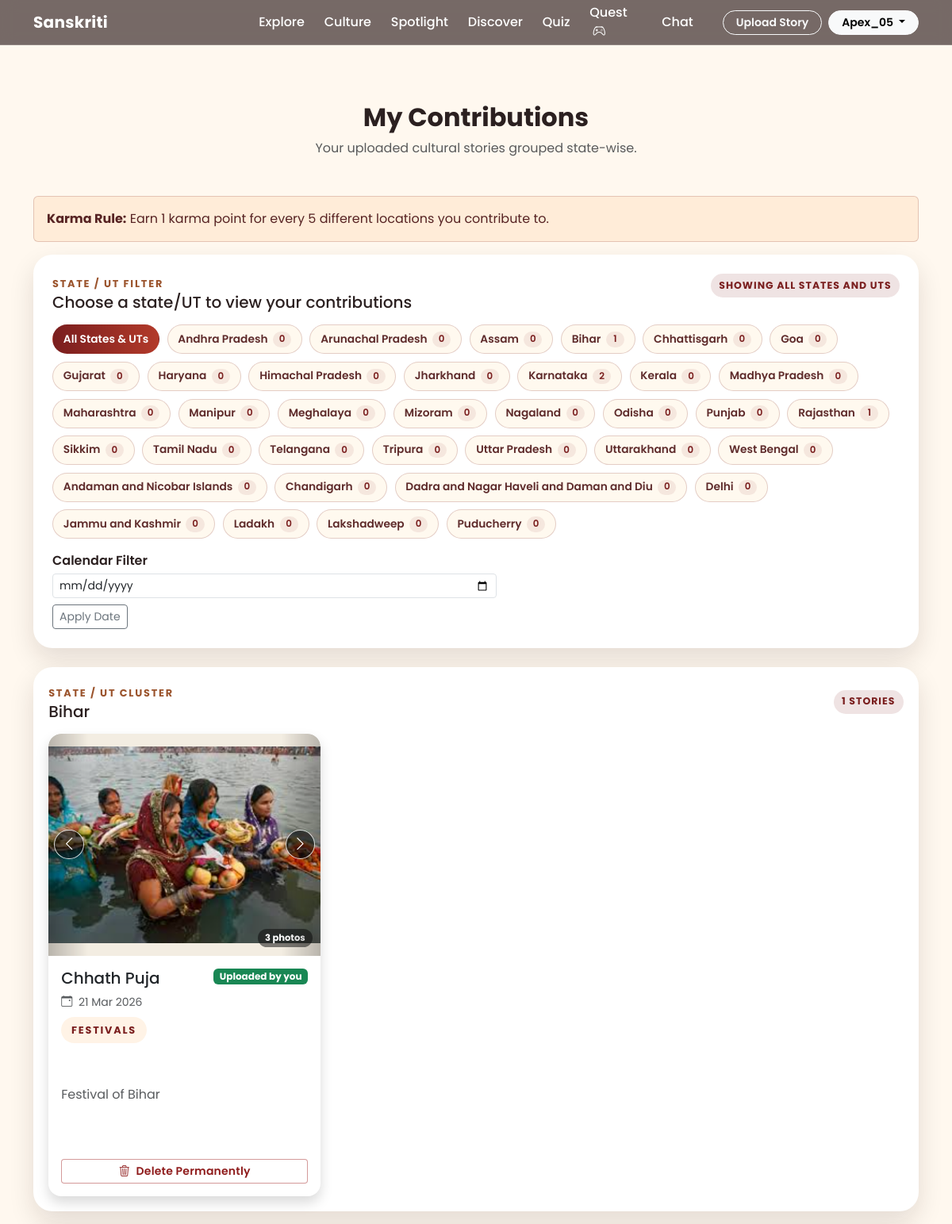
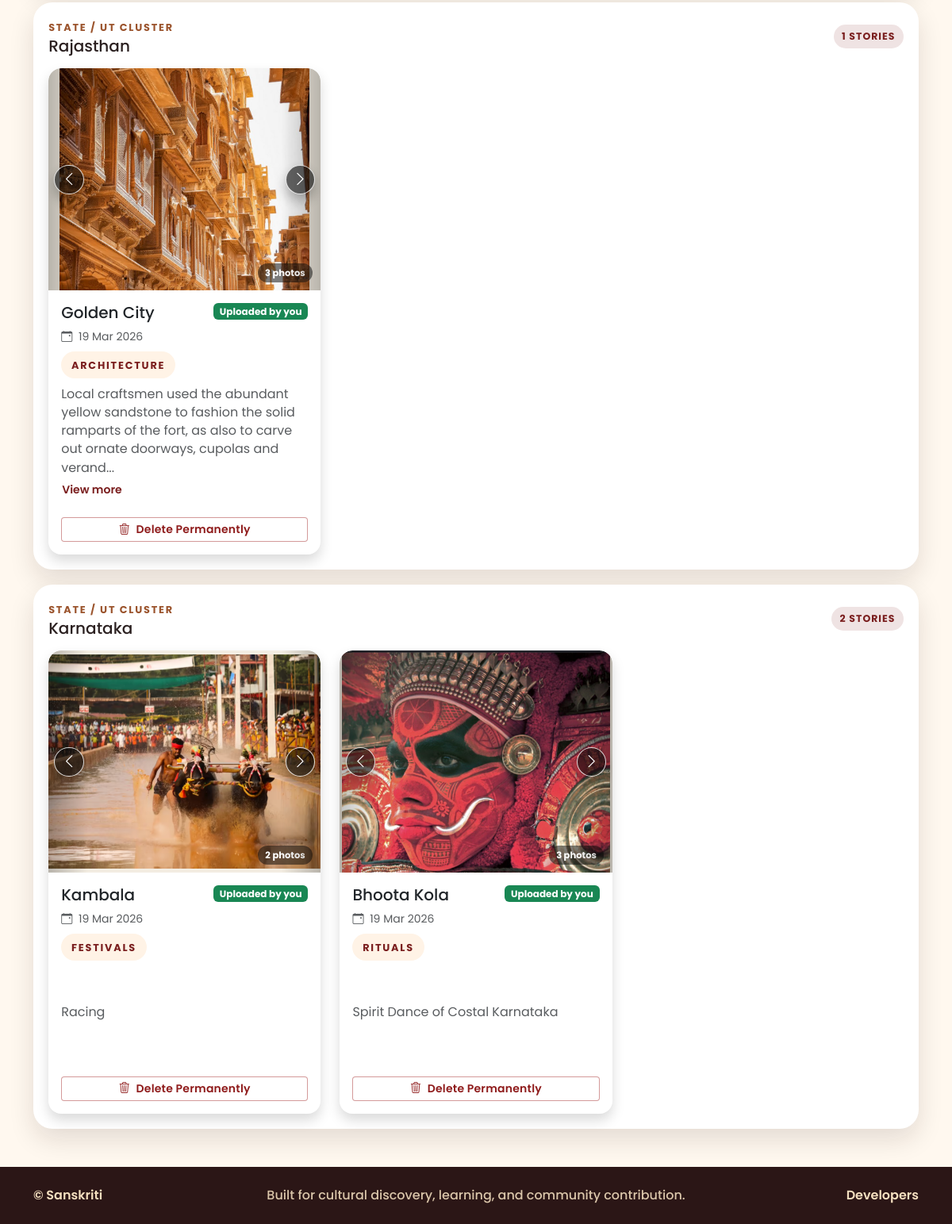
/my-posts/ (signed in), run on the app's committed database (2 pictures, top to bottom).
### core/models.py (models this page shows, shortened)
class CulturalPost(models.Model):
	author = models.ForeignKey(
		settings.AUTH_USER_MODEL,
		on_delete=models.CASCADE,
		related_name="cultural_posts",
	)
	title = models.CharField(max_length=150)
	category = models.CharField(max_length=60, db_index=True)
	categories = models.ManyToManyField(
		CulturalCategory,
		related_name="cultural_posts",
		blank=True,
	)
	description = models.TextField()
	image = models.ImageField(upload_to="uploads/cultural_posts/")
	latitude = models.DecimalField(max_digits=9, decimal_places=6, null=True, blank=True)
	longitude = models.DecimalField(max_digits=9, decimal_places=6, null=True, blank=True)
	location_name = models.CharField(max_length=200, blank=True, db_index=True)
	state_ut = models.CharField(max_length=80, blank=True, db_index=True)
	region_key = models.CharField(max_length=220, blank=True, db_index=True)
	karma_counted = models.BooleanField(default=False)
	upvote_count = models.PositiveIntegerField(default=0)
	created_at = models.DateTimeField(auto_now_add=True)
	class Meta:
		ordering = ["-created_at"]
		indexes = [
			models.Index(fields=["category", "created_at"], name="cpost_cat_created_idx"),
			models.Index(fields=["state_ut", "created_at"], name="cpost_state_created_idx"),
			models.Index(fields=["region_key", "created_at"], name="cpost_region_created_idx"),
		]
	def get_category_display_name(self):
		prefetched_categories = getattr(self, "_prefetched_objects_cache", {}).get("categories")
		if prefetched_categories is not None:
			for category in prefetched_categories:
				if category.slug == self.category:
					return category.name
		matched_category = self.categories.filter(slug=self.category).only("name").first()
		if matched_category:
			return matched_category.name
		return (self.category or "other").replace("_", " ").title()

class CulturalCategory(models.Model):
	slug = models.SlugField(max_length=60, unique=True)
	name = models.CharField(max_length=80, unique=True)
	description = models.CharField(max_length=255, blank=True)
	is_active = models.BooleanField(default=True)
	display_order = models.PositiveSmallIntegerField(default=0)
	class Meta:
		ordering = ["display_order", "name"]

### core/views.py (the view)
@login_required(login_url="login")
def my_posts(request):
    return _render_my_posts(request, state_slug="")

### core/templates/core/my_posts.html (shortened to what this page needs)
{% extends 'core/base.html' %}
{% block content %}
<section class="container py-5 mt-4 my-posts-page">
    <div class="text-center mb-5">
        {% if viewer_is_superuser %}
            <h2 class="fw-bold mb-2">All Contributions</h2>
            <p class="text-muted mb-0">Superuser view: cultural stories from all users, grouped state-wise.</p>
        {% else %}
            <h2 class="fw-bold mb-2">My Contributions</h2>
            <p class="text-muted mb-0">Your uploaded cultural stories grouped state-wise.</p>
        {% endif %}
    </div>
    <div class="alert alert-info my-posts-karma-banner" role="alert">
        <strong>Karma Rule:</strong>
        Earn 1 karma point for every {{ karma_region_threshold }} different locations you contribute to.
    </div>
    <div class="section-panel mb-4 discover-state-filters my-posts-state-filters">
        <div class="d-flex flex-wrap justify-content-between align-items-start gap-2 mb-3">
            <div>
                <span class="section-label">State / UT Filter</span>
                {% if viewer_is_superuser %}
                    <h2 class="h5 mb-0">Choose a state/UT to view all user contributions</h2>
                {% else %}
                    <h2 class="h5 mb-0">Choose a state/UT to view your contributions</h2>
                {% endif %}
            </div>
            <div class="d-flex flex-wrap gap-2">
                {% if selected_state %}
                    <span class="resource-badge mb-0">Showing {{ selected_state }}</span>
                {% else %}
                    <span class="resource-badge mb-0">Showing all states and UTs</span>
                {% endif %}
            </div>
        </div>
        <div class="state-filter-wrap">
            <a href="{% url 'my_posts' %}{% if selected_date %}?date={{ selected_date }}{% endif %}" class="state-filter-btn {% if not selected_state %}is-active{% endif %}">
                All States &amp; UTs
            </a>
            {% for state in state_filters %}
                <a href="{% url 'my_posts_by_state' state.slug %}{% if selected_date %}?date={{ selected_date }}{% endif %}" class="state-filter-btn {% if state.is_active %}is-active{% endif %}">
                    {{ state.name }}
                    <span>{{ state.count }}</span>
                </a>
            {% endfor %}
        </div>
        <form
            method="get"
            action="{% if selected_state_slug %}{% url 'my_posts_by_state' selected_state_slug %}{% else %}{% url 'my_posts' %}{% endif %}"
            class="date-filter-form mt-3"
        >
            <label class="form-label fw-semibold mb-1" for="myPostsDateFilter">Calendar Filter</label>
            <div class="date-filter-controls">
                <input type="date" id="myPostsDateFilter" name="date" value="{{ selected_date }}" class="form-control form-control-sm">
                <button type="submit" class="btn btn-sm btn-outline-secondary">Apply Date</button>
            </div>
        </form>
    </div>
    {% if location_groups %}
        <div class="my-posts-group-stack">
            {% for group in location_groups %}
                <article class="section-panel my-post-location-group">
                    <div class="d-flex flex-wrap justify-content-between align-items-center gap-2 mb-3">
                        <div>
                            <span class="section-label">State / UT Cluster</span>
                            <h3 class="h5 mb-0">{{ group.location }}</h3>
                        </div>
                        <span class="resource-badge mb-0">{{ group.post_count }} stories</span>
                    </div>
                    <div class="row g-4">
                        {% for post in group.posts %}
                            <div class="col-12 col-md-6 col-xl-4">
                                <div class="card h-100 shadow my-post-card border-0 rounded-4">
                                    <div id="myPostCarousel{{ post.id }}" class="carousel slide post-gallery-carousel" data-bs-interval="false" data-bs-touch="true">
                                        <div class="carousel-inner">
                                            {% for image in post.gallery_images %}
                                                <div class="carousel-item {% if forloop.first %}active{% endif %}">
                                                    <img src="{{ image.url }}" class="card-img-top my-post-image d-block w-100" alt="{{ post.title }}" loading="lazy">
                                                </div>
                                            {% endfor %}
                                        </div>
                                        {% if post.gallery_count > 1 %}
                                            <button class="carousel-control-prev post-gallery-control" type="button" data-bs-target="#myPostCarousel{{ post.id }}" data-bs-slide="prev" aria-label="Previous image">
                                                <span class="post-gallery-arrow" aria-hidden="true"><i class="bi bi-chevron-left"></i></span>
                                            </button>
                                            <button class="carousel-control-next post-gallery-control" type="button" data-bs-target="#myPostCarousel{{ post.id }}" data-bs-slide="next" aria-label="Next image">
                                                <span class="post-gallery-arrow" aria-hidden="true"><i class="bi bi-chevron-right"></i></span>
                                            </button>
                                            <span class="post-gallery-count">{{ post.gallery_count }} photos</span>
                                        {% endif %}
                                    </div>
                                    <div class="card-body d-flex flex-column">
                                        <div class="d-flex justify-content-between align-items-start mb-2">
                                            <h5 class="card-title mb-0 me-2">{{ post.title }}</h5>
                                            {% if post.viewer_is_author %}
                                                <span class="badge text-bg-success">Uploaded by you</span>
                                            {% else %}
                                                <span class="badge text-bg-secondary">By {{ post.author.username }}</span>
                                            {% endif %}
                                        </div>
                                        <p class="text-muted small mb-2">
                                            <i class="bi bi-calendar-event me-1"></i>
                                            {{ post.created_at|date:"d M Y" }}
                                        </p>
                                        <p class="mb-2 small">
                                            <span class="section-chip">{{ post.get_category_display_name }}</span>
                                        </p>
                                        <div class="post-description-block js-description-block mb-2">
                                            <p
                                                class="card-text text-muted mb-0 js-expandable-description post-description-text"
                                                data-char-limit="150"
                                            >{{ post.description }}</p>
                                            {% if post.description|length > 150 %}
                                                <button
                                                    type="button"
                                                    class="btn btn-link btn-sm p-0 text-decoration-none align-self-start description-toggle-btn js-description-toggle"
                                                    aria-expanded="false"
                                                >
                                                </button>
                                            {% endif %}
                                        </div>
                                        {% if post.viewer_is_author %}
                                            <div class="my-post-actions">
                                                <form method="post" action="{% url 'delete_my_post' post.id %}" class="w-100" id="deletePostForm{{ post.id }}">
                                                    <button
                                                        type="button"
                                                        class="btn btn-outline-danger btn-sm w-100 my-post-delete-btn js-delete-post-btn"
                                                        data-delete-form-id="deletePostForm{{ post.id }}"
                                                        data-post-title="{{ post.title|escape }}"
                                                    >
                                                        <i class="bi bi-trash3 me-1" aria-hidden="true"></i>
                                                        Delete Permanently
                                                    </button>
                                                </form>
                                            </div>
                                        {% endif %}
                                    </div>
                                </div>
                            </div>
                        {% endfor %}
                    </div>
                </article>
            {% endfor %}
        </div>
    {% endif %}
</section>
{% endblock %}

### core/templates/core/base.html (shortened to what this page needs)
{% load static %}
<!DOCTYPE html>
<html lang="en">
<head>
    <link href="https://cdn.jsdelivr.net/npm/bootstrap@5.3.3/dist/css/bootstrap.min.css" rel="stylesheet">
    <link rel="stylesheet" href="https://cdn.jsdelivr.net/npm/bootstrap-icons@1.11.3/font/bootstrap-icons.min.css">
    <link rel="stylesheet" href="{% static 'css/style.css' %}">
</head>
<body{% if user.is_authenticated %} class="is-authenticated"{% endif %}>
{% with current_view=request.resolver_match.url_name %}
<nav class="navbar navbar-expand-xl navbar-dark sticky-top custom-nav" id="mainNavbar">
    <div class="container position-relative">
        <a class="navbar-brand fw-bold" href="{% url 'home' %}">Sanskriti</a>
        <div class="collapse navbar-collapse align-items-xl-center" id="navmenu">
            {% if user.is_authenticated %}
                <div class="auth-nav-center">
                    <ul class="navbar-nav auth-nav-links">
                        <li class="nav-item"><a class="nav-link auth-nav-link nav-collapse-link {% if current_view == 'explore_india' %}active{% endif %}" href="{% url 'explore_india' %}">Explore</a></li>
                        <li class="nav-item"><a class="nav-link auth-nav-link nav-collapse-link {% if current_view == 'culture' %}active{% endif %}" href="{% url 'culture' %}">Culture</a></li>
                        <li class="nav-item"><a class="nav-link auth-nav-link nav-collapse-link {% if current_view == 'spotlight' %}active{% endif %}" href="{% url 'spotlight' %}">Spotlight</a></li>
                        <li class="nav-item"><a class="nav-link auth-nav-link nav-collapse-link {% if current_view == 'discover' or current_view == 'discover_by_state' %}active{% endif %}" href="{% url 'discover' %}">Discover</a></li>
                        <li class="nav-item"><a class="nav-link auth-nav-link nav-collapse-link " href="{% url 'quiz' %}">Quiz</a></li>
                        <li class="nav-item"><a class="nav-link auth-nav-link nav-collapse-link " href="{% url 'culture_quest' %}">Quest <i class="bi bi-controller ms-1"></i></a></li>
                        <li class="nav-item"><a class="nav-link auth-nav-link nav-collapse-link {% if current_view == 'chat_home' or current_view == 'chat_conversation' %}active{% endif %}" href="{% url 'chat_home' %}">Chat</a></li>
                    </ul>
                </div>
                <div class="auth-nav-actions d-flex flex-column flex-xl-row align-items-xl-center gap-2 ms-xl-auto mt-3 mt-xl-0">
                    <a href="{% url 'upload' %}" class="btn btn-outline-light btn-sm rounded-pill px-3 nav-collapse-link">Upload Story</a>
                    <div class="dropdown">
                        <button class="btn btn-light btn-sm rounded-pill px-3 dropdown-toggle" type="button" data-bs-toggle="dropdown" aria-expanded="false">
                            {{ user.username }}
                        </button>
                    </div>
                </div>
            {% endif %}
        </div>
    </div>
</nav>
<div class="content-area page-transition">
    {% block content %}{% endblock %}
</div>
<footer class="site-footer">
    <div class="container py-3 py-md-4">
        <div class="footer-minimal">
            <span class="footer-minimal-left">&copy; Sanskriti</span>
            <span class="footer-minimal-center">Built for cultural discovery, learning, and community contribution.</span>
            <a class="footer-minimal-right footer-link" href="{% url 'developers' %}">Developers</a>
        </div>
    </div>
</footer>
{% endwith %}
</body>
</html>

### data on the page
CulturalPost: name "Bihar", location "Bihar", gallery_count "3", title "Chhath Puja", shows "Uploaded by you", created_at "21 Mar 2026", get_category_display_name "FESTIVALS", description "Festival of Bihar"
CulturalPost: name "Karnataka", location "Karnataka", gallery_count "3", title "Bhoota Kola", shows "Uploaded by you", created_at "19 Mar 2026", get_category_display_name "RITUALS", description "Spirit Dance of Costal Karnataka"
CulturalPost: name "Rajasthan", location "Rajasthan", gallery_count "3", title "Golden City", shows "Uploaded by you", created_at "19 Mar 2026", get_category_display_name "ARCHITECTURE", shows "View more"
CulturalPost: gallery_count "2", title "Kambala", shows "Uploaded by you", created_at "19 Mar 2026", get_category_display_name "FESTIVALS", description "Racing"

### other printed values
{{ user.username }} "Apex_05"
{{ karma_region_threshold }} "5"
{{ state.name }} "Andhra Pradesh" "Arunachal Pradesh" "Assam" "Chhattisgarh" "Goa" "Gujarat" "Haryana" "Himachal Pradesh" "Jharkhand" "Kerala" "Madhya Pradesh" "Maharashtra" "Manipur" "Meghalaya" "Mizoram" "Nagaland" "Odisha" "Punjab" "Sikkim" "Tamil Nadu" "Telangana" "Tripura" "Uttar Pradesh" "Uttarakhand" "West Bengal" "Andaman and Nicobar Islands" "Chandigarh" "Dadra and Nagar Haveli and Daman and Diu" "Delhi" "Jammu and Kashmir" "Ladakh" "Lakshadweep" "Puducherry"
{{ state.count }} "0" "0" "0" "1" "0" "0" "0" "0" "0" "0" "2" "0" "0" "0" "0" "0" "0" "0" "0" "0" "1" "0" "0" "0" "0" "0" "0" "0" "0" "0" "0" "0" "0" "0" "0" "0"
{{ group.post_count }} "1" "1" "2"
